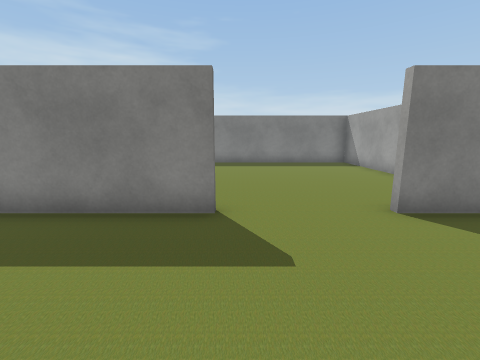
[1] (above)

16 first-person views from a walk through a scene from a Unity 3-D project. The camera is 1.4 m above the floor, tilts 10° down and sees 90° across. The floor is counted in squares, 1 m on a side. Each view is taken from the middle of a square. On the plan, view 1 faces up. The plan holds only what a view shows up to about 13 squares ahead; the rest is blank. The place goes on beyond the plan. The player character is not drawn. Some animated figures are left out. Some surface patterns are stand-ins.

[2]
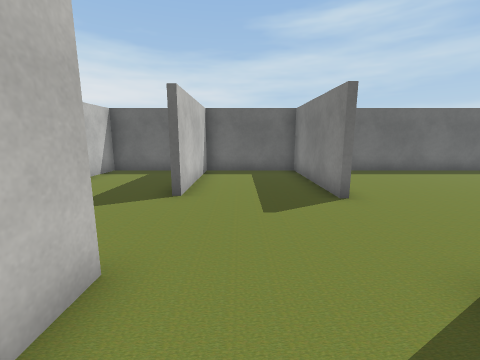

[3]
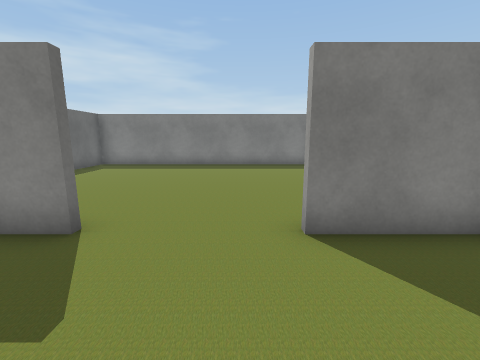

[4]
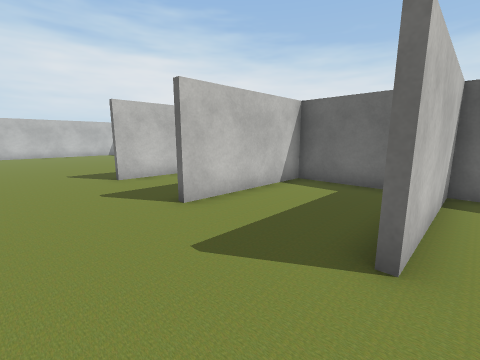

[5]
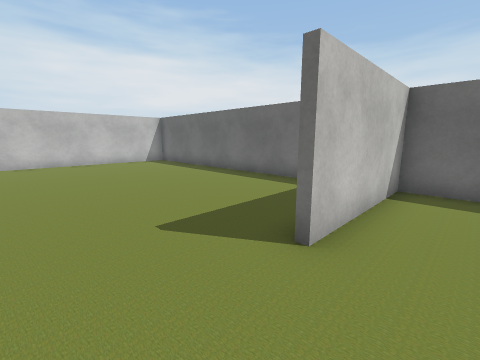

[6]
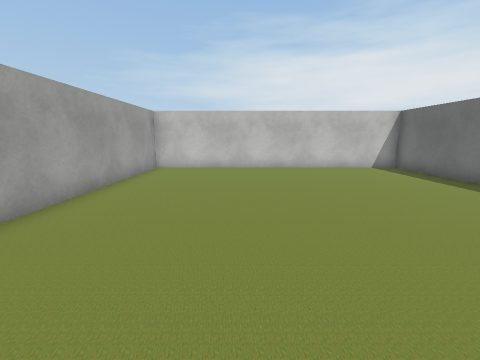

[7]
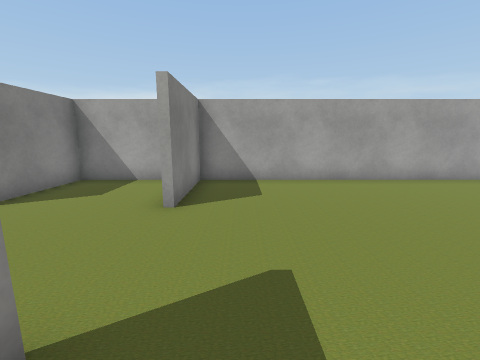

[8]
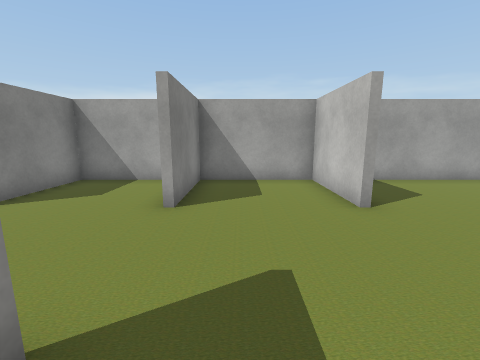

[9]
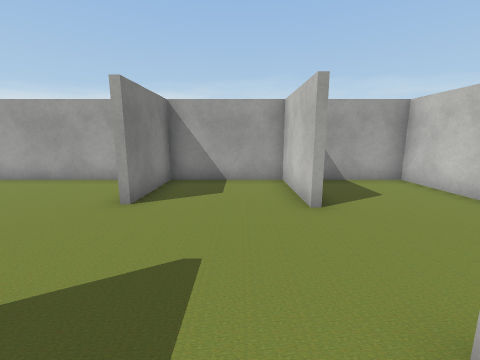

[10]
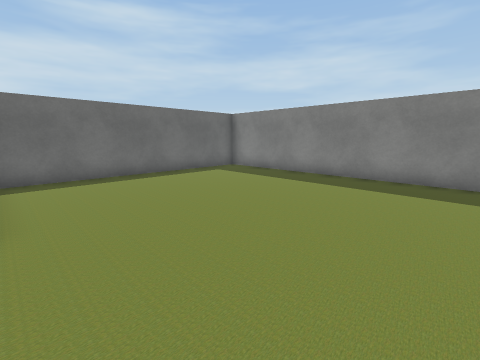

[11]
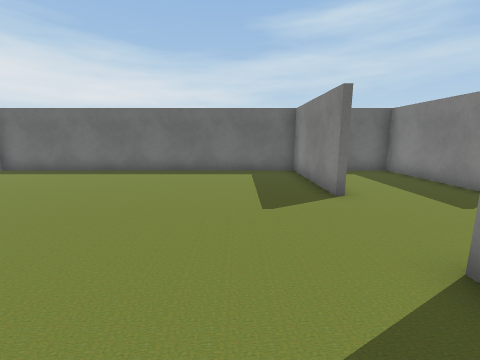

[12]
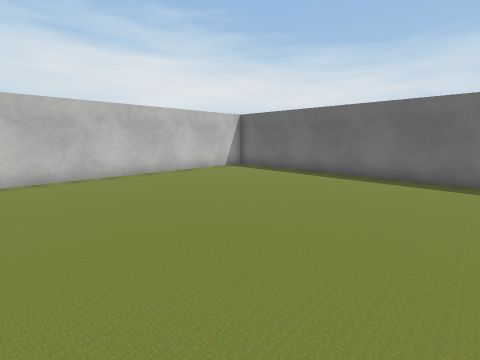

[13]
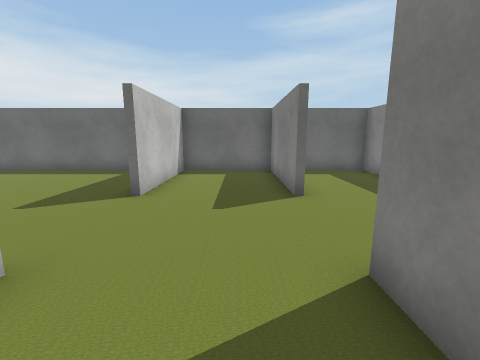

[14]
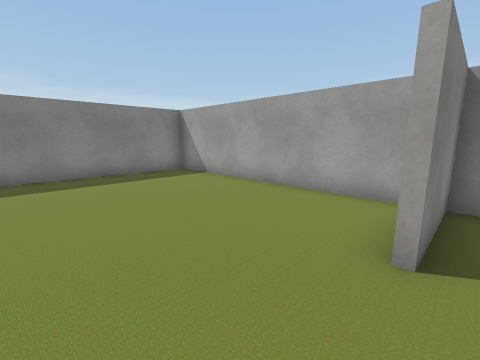

[15]
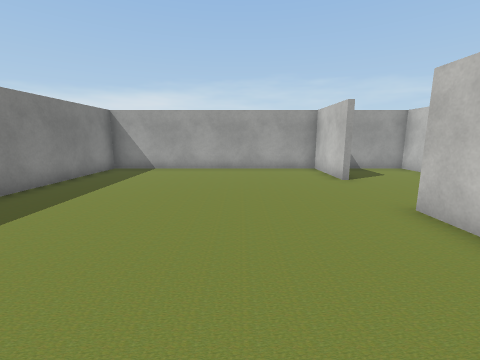

[16]
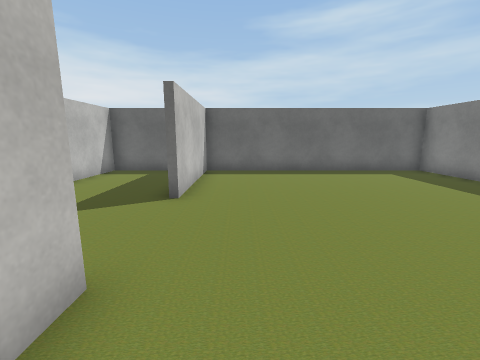

### Floor plan
Ten units are one square. View 1 is at (0, 0); x grows to the right and y downward. Boxes are objects, and circles mark ways between rooms. Rooms are numbered by the first view taken in them; rooms with no view inside come last. Other rooms are left out.
<svg viewBox="-58 -143 123 351">
<path fill="none" stroke="#000" d="M-6 77 -53 77 -53 203 60 203 60 77 26 77M26 74 60 74 60 37 26 37M-6 37 -53 37 -53 74 -6 74M34 34 60 34 60 -3 31 -3M26 -6 60 -6 60 -43 29 -43M-40 -3 -53 -3 -53 34 -6 34M-4 -43 -53 -43 -53 -6 -6 -6M29 -46 60 -46 60 -138 -53 -138 -53 -46 -4 -46"/>
<circle cx="10" cy="-43" r="3" fill="#2a7"/>
<text x="0" y="90">1</text>
<text x="0" y="-90">2</text>
</svg>
Room 1 opens to room 2.

Where each view was taken, in squares from view 1:
view 1: 0 up, 0 right, facing up
view 2: 2 up, 5 right, facing left
view 3: 1 up, 2 right, facing up
view 4: 1 up, 2 right, facing down-left
view 5: 6 down, 2 right, facing down-left
view 6: 9 down, 2 right, facing down
view 7: 9 down, 2 left, facing right
view 8: 5 down, 2 left, facing right
view 9: 2 up, 2 left, facing right
view 10: 5 up, 4 right, facing up-left
view 11: 10 down, 5 right, facing left
view 12: 11 down, 4 right, facing down-left
view 13: 5 down, 5 right, facing left
view 14: 4 up, 0 right, facing up-right
view 15: 8 up, 5 left, facing right
view 16: 6 up, 5 right, facing left
